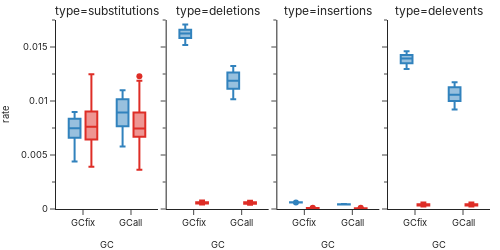

This figure's notebook cell:
### Code cell
fig = px.box(
    errordata,
    x="GC",
    y="rate",
    color="synthesis",
    facet_col="type",
    color_discrete_sequence=["#3182bd", "#de2d26"]
)


fig.update_layout(
    template='simple_white',
    height=250,
    width=500,
    showlegend=False,
    margin=dict(l=0, r=10, t=20, b=00),
    font_family="Inter",
    legend_font_size=28/3,
)
fig.update_xaxes(
    title_font_size=28/3, 
    tickfont_size=28/3
)
fig.update_yaxes(
    range=[0, 0.0175], 
    title_font_size=28/3, 
    tickfont_size=28/3, 
    minor_ticks="outside", 
    minor_dtick=0.0025
)

### Figure 1 — Plotly figure (JSON) as saved in the notebook; plotly's stock layout.template omitted (floating-point values rounded to 4 significant figures)
{"data": [{"alignmentgroup": "True", "hovertemplate": "synthesis=Genscript<br>type=substitutions<br>GC=%{x}<br>rate=%{y}<extra></extra>", "legendgroup": "Genscript", "marker": {"color": "#3182bd"}, "name": "Genscript", "notched": false, "offsetgroup": "Genscript", "orientation": "v", "showlegend": true, "type": "box", "x": ["GCfix", "GCfix", "GCfix", "GCfix", "GCfix", "GCfix", "GCfix", "GCfix", "GCfix", "GCfix", "GCfix", "GCfix", "GCfix", "GCfix", "GCfix", "GCfix", "GCfix", "GCfix", "GCall", "GCall", "GCall", "GCall", "GCall", "GCall", "GCall", "GCall", "GCall", "GCall", "GCall", "GCall", "GCall", "GCall", "GCall", "GCall", "GCall", "GCall"], "x0": " ", "xaxis": "x", "y": [0.007157, 0.00756, 0.007379, 0.007795, 0.007955, 0.008394, 0.008351, 0.008801, 0.008609, 0.008982, 0.0044, 0.005, 0.00534, 0.005938, 0.006607, 0.007238, 0.007342, 0.007963, 0.007827, 0.008463, 0.009194, 0.009831, 0.009567, 0.01027, 0.01016, 0.01088, 0.01042, 0.01099, 0.005786, 0.006756, 0.00632, 0.007277, 0.00766, 0.008683, 0.008517, 0.009482], "y0": " ", "yaxis": "y"}, {"alignmentgroup": "True", "hovertemplate": "synthesis=Genscript<br>type=deletions<br>GC=%{x}<br>rate=%{y}<extra></extra>", "legendgroup": "Genscript", "marker": {"color": "#3182bd"}, "name": "Genscript", "notched": false, "offsetgroup": "Genscript", "orientation": "v", "showlegend": false, "type": "box", "x": ["GCfix", "GCfix", "GCfix", "GCfix", "GCfix", "GCfix", "GCfix", "GCfix", "GCfix", "GCfix", "GCfix", "GCfix", "GCfix", "GCfix", "GCfix", "GCfix", "GCfix", "GCfix", "GCall", "GCall", "GCall", "GCall", "GCall", "GCall", "GCall", "GCall", "GCall", "GCall", "GCall", "GCall", "GCall", "GCall", "GCall", "GCall", "GCall", "GCall"], "x0": " ", "xaxis": "x2", "y": [0.01567, 0.01566, 0.0152, 0.01519, 0.01586, 0.01584, 0.01623, 0.01621, 0.01659, 0.01657, 0.01628, 0.01624, 0.01709, 0.01706, 0.01658, 0.01655, 0.01705, 0.01702, 0.01021, 0.01017, 0.01098, 0.01094, 0.01117, 0.01113, 0.01146, 0.01142, 0.01189, 0.01185, 0.01324, 0.01321, 0.013, 0.01298, 0.01265, 0.01263, 0.01256, 0.01253], "y0": " ", "yaxis": "y2"}, {"alignmentgroup": "True", "hovertemplate": "synthesis=Genscript<br>type=insertions<br>GC=%{x}<br>rate=%{y}<extra></extra>", "legendgroup": "Genscript", "marker": {"color": "#3182bd"}, "name": "Genscript", "notched": false, "offsetgroup": "Genscript", "orientation": "v", "showlegend": false, "type": "box", "x": ["GCfix", "GCfix", "GCfix", "GCfix", "GCfix", "GCfix", "GCfix", "GCfix", "GCfix", "GCfix", "GCfix", "GCfix", "GCfix", "GCfix", "GCfix", "GCfix", "GCfix", "GCfix", "GCall", "GCall", "GCall", "GCall", "GCall", "GCall", "GCall", "GCall", "GCall", "GCall", "GCall", "GCall", "GCall", "GCall", "GCall", "GCall", "GCall", "GCall"], "x0": " ", "xaxis": "x3", "y": [0.0005962, 0.0006028, 0.0006135, 0.0006206, 0.0006123, 0.000618, 0.0006118, 0.0006145, 0.0006112, 0.0006166, 0.0006087, 0.0006103, 0.0006142, 0.0006191, 0.0006224, 0.000627, 0.0006296, 0.0006328, 0.0004349, 0.0004511, 0.0004394, 0.0004569, 0.0004358, 0.0004544, 0.0004386, 0.0004575, 0.0004429, 0.000457, 0.0004251, 0.0004357, 0.0004216, 0.0004362, 0.0004263, 0.0004453, 0.0004134, 0.0004267], "y0": " ", "yaxis": "y3"}, {"alignmentgroup": "True", "hovertemplate": "synthesis=Genscript<br>type=delevents<br>GC=%{x}<br>rate=%{y}<extra></extra>", "legendgroup": "Genscript", "marker": {"color": "#3182bd"}, "name": "Genscript", "notched": false, "offsetgroup": "Genscript", "orientation": "v", "showlegend": false, "type": "box", "x": ["GCfix", "GCfix", "GCfix", "GCfix", "GCfix", "GCfix", "GCfix", "GCfix", "GCfix", "GCfix", "GCfix", "GCfix", "GCfix", "GCfix", "GCfix", "GCfix", "GCfix", "GCfix", "GCall", "GCall", "GCall", "GCall", "GCall", "GCall", "GCall", "GCall", "GCall", "GCall", "GCall", "GCall", "GCall", "GCall", "GCall", "GCall", "GCall", "GCall"], "x0": " ", "xaxis": "x4", "y": [0.01342, 0.01333, 0.01305, 0.01296, 0.01359, 0.01349, 0.01385, 0.01375, 0.01414, 0.01403, 0.01398, 0.0139, 0.01458, 0.01447, 0.01425, 0.01414, 0.01461, 0.01447, 0.009231, 0.009203, 0.009857, 0.009835, 0.01004, 0.01, 0.01026, 0.01023, 0.01061, 0.01057, 0.01175, 0.01171, 0.01153, 0.0115, 0.01125, 0.01124, 0.01127, 0.01121], "y0": " ", "yaxis": "y4"}, {"alignmentgroup": "True", "hovertemplate": "synthesis=Twist<br>type=substitutions<br>GC=%{x}<br>rate=%{y}<extra></extra>", "legendgroup": "Twist", "marker": {"color": "#de2d26"}, "name": "Twist", "notched": false, "offsetgroup": "Twist", "orientation": "v", "showlegend": true, "type": "box", "x": ["GCall", "GCall", "GCall", "GCall", "GCall", "GCall", "GCall", "GCall", "GCall", "GCall", "GCall", "GCall", "GCall", "GCall", "GCall", "GCall", "GCall", "GCall", "GCall", "GCall", "GCall", "GCall", "GCfix", "GCfix", "GCfix", "GCfix", "GCfix", "GCfix", "GCfix", "GCfix", "GCfix", "GCfix", "GCfix", "GCfix", "GCfix", "GCfix", "GCfix", "GCfix", "GCfix", "GCfix", "GCfix", "GCfix", "GCfix", "GCfix"], "x0": " ", "xaxis": "x", "y": [0.003636, 0.004063, 0.005689, 0.00615, 0.007006, 0.007446, 0.008933, 0.009368, 0.01051, 0.01095, 0.01187, 0.01229, 0.00605, 0.006694, 0.006736, 0.007424, 0.007174, 0.007852, 0.007456, 0.008118, 0.007664, 0.008317, 0.00392, 0.004303, 0.005643, 0.006077, 0.007206, 0.007621, 0.009022, 0.009483, 0.01056, 0.01095, 0.01207, 0.01249, 0.006006, 0.006447, 0.006673, 0.007166, 0.007159, 0.007631, 0.007692, 0.008167, 0.007715, 0.008152], "y0": " ", "yaxis": "y"}, {"alignmentgroup": "True", "hovertemplate": "synthesis=Twist<br>type=deletions<br>GC=%{x}<br>rate=%{y}<extra></extra>", "legendgroup": "Twist", "marker": {"color": "#de2d26"}, "name": "Twist", "notched": false, "offsetgroup": "Twist", "orientation": "v", "showlegend": false, "type": "box", "x": ["GCall", "GCall", "GCall", "GCall", "GCall", "GCall", "GCall", "GCall", "GCall", "GCall", "GCall", "GCall", "GCall", "GCall", "GCall", "GCall", "GCall", "GCall", "GCall", "GCall", "GCall", "GCall", "GCfix", "GCfix", "GCfix", "GCfix", "GCfix", "GCfix", "GCfix", "GCfix", "GCfix", "GCfix", "GCfix", "GCfix", "GCfix", "GCfix", "GCfix", "GCfix", "GCfix", "GCfix", "GCfix", "GCfix", "GCfix", "GCfix"], "x0": " ", "xaxis": "x2", "y": [0.0003914, 0.0004024, 0.0004775, 0.0004968, 0.0005261, 0.0005469, 0.0006237, 0.000654, 0.0006899, 0.0007271, 0.0007343, 0.0007708, 0.0004673, 0.00049, 0.0005161, 0.0005403, 0.0005329, 0.0005562, 0.0005414, 0.0005677, 0.0005615, 0.0005851, 0.0004076, 0.0004062, 0.0004714, 0.0004782, 0.0005435, 0.0005437, 0.0006241, 0.000633, 0.0007084, 0.0007194, 0.0007758, 0.0007892, 0.0004954, 0.0004983, 0.0005118, 0.0005194, 0.0005553, 0.0005599, 0.0006104, 0.0006063, 0.0006072, 0.0005956], "y0": " ", "yaxis": "y2"}, {"alignmentgroup": "True", "hovertemplate": "synthesis=Twist<br>type=insertions<br>GC=%{x}<br>rate=%{y}<extra></extra>", "legendgroup": "Twist", "marker": {"color": "#de2d26"}, "name": "Twist", "notched": false, "offsetgroup": "Twist", "orientation": "v", "showlegend": false, "type": "box", "x": ["GCall", "GCall", "GCall", "GCall", "GCall", "GCall", "GCall", "GCall", "GCall", "GCall", "GCall", "GCall", "GCall", "GCall", "GCall", "GCall", "GCall", "GCall", "GCall", "GCall", "GCall", "GCall", "GCfix", "GCfix", "GCfix", "GCfix", "GCfix", "GCfix", "GCfix", "GCfix", "GCfix", "GCfix", "GCfix", "GCfix", "GCfix", "GCfix", "GCfix", "GCfix", "GCfix", "GCfix", "GCfix", "GCfix", "GCfix", "GCfix"], "x0": " ", "xaxis": "x3", "y": [4.899e-05, 5.454e-05, 5.658e-05, 6.154e-05, 6.311e-05, 6.914e-05, 7.592e-05, 8.202e-05, 8.672e-05, 9.423e-05, 9.731e-05, 0.0001048, 5.813e-05, 6.634e-05, 6.164e-05, 7.038e-05, 6.394e-05, 7.284e-05, 6.641e-05, 7.5e-05, 6.858e-05, 7.584e-05, 6.079e-05, 6.414e-05, 6.789e-05, 7.159e-05, 7.72e-05, 8.005e-05, 8.816e-05, 9.342e-05, 0.0001006, 0.0001024, 0.0001116, 0.0001145, 6.658e-05, 7.223e-05, 7.25e-05, 7.745e-05, 7.521e-05, 7.969e-05, 8.038e-05, 8.413e-05, 8.346e-05, 8.427e-05], "y0": " ", "yaxis": "y3"}, {"alignmentgroup": "True", "hovertemplate": "synthesis=Twist<br>type=delevents<br>GC=%{x}<br>rate=%{y}<extra></extra>", "legendgroup": "Twist", "marker": {"color": "#de2d26"}, "name": "Twist", "notched": false, "offsetgroup": "Twist", "orientation": "v", "showlegend": false, "type": "box", "x": ["GCall", "GCall", "GCall", "GCall", "GCall", "GCall", "GCall", "GCall", "GCall", "GCall", "GCall", "GCall", "GCall", "GCall", "GCall", "GCall", "GCall", "GCall", "GCall", "GCall", "GCall", "GCall", "GCfix", "GCfix", "GCfix", "GCfix", "GCfix", "GCfix", "GCfix", "GCfix", "GCfix", "GCfix", "GCfix", "GCfix", "GCfix", "GCfix", "GCfix", "GCfix", "GCfix", "GCfix", "GCfix", "GCfix", "GCfix", "GCfix"], "x0": " ", "xaxis": "x4", "y": [0.000224, 0.0002333, 0.0003045, 0.0003192, 0.0003603, 0.0003798, 0.0004492, 0.0004741, 0.0005149, 0.000547, 0.000566, 0.0005996, 0.0003105, 0.0003297, 0.0003451, 0.0003656, 0.0003624, 0.0003835, 0.0003746, 0.0003977, 0.0003748, 0.0003949, 0.0002252, 0.0002345, 0.0002994, 0.0003146, 0.000363, 0.0003791, 0.0004441, 0.0004675, 0.0005182, 0.0005411, 0.000581, 0.0006097, 0.0003165, 0.0003302, 0.0003465, 0.0003626, 0.0003697, 0.0003832, 0.0003936, 0.0004063, 0.0003881, 0.0003966], "y0": " ", "yaxis": "y4"}], "layout": {"annotations": [{"font": {}, "showarrow": false, "text": "type=substitutions", "x": 0.1175, "xanchor": "center", "xref": "paper", "y": 1, "yanchor": "bottom", "yref": "paper"}, {"font": {}, "showarrow": false, "text": "type=deletions", "x": 0.3725, "xanchor": "center", "xref": "paper", "y": 1, "yanchor": "bottom", "yref": "paper"}, {"font": {}, "showarrow": false, "text": "type=insertions", "x": 0.6275, "xanchor": "center", "xref": "paper", "y": 1, "yanchor": "bottom", "yref": "paper"}, {"font": {}, "showarrow": false, "text": "type=delevents", "x": 0.8825, "xanchor": "center", "xref": "paper", "y": 1, "yanchor": "bottom", "yref": "paper"}], "boxmode": "group", "font": {"family": "Inter"}, "height": 250, "legend": {"font": {"size": 9.333}, "title": {"text": "synthesis"}, "tracegroupgap": 0}, "margin": {"b": 0, "l": 0, "r": 10, "t": 20}, "showlegend": false, "width": 500, "xaxis": {"anchor": "y", "domain": [0, 0.235], "tickfont": {"size": 9.333}, "title": {"font": {"size": 9.333}, "text": "GC"}}, "xaxis2": {"anchor": "y2", "domain": [0.255, 0.49], "matches": "x", "tickfont": {"size": 9.333}, "title": {"font": {"size": 9.333}, "text": "GC"}}, "xaxis3": {"anchor": "y3", "domain": [0.51, 0.745], "matches": "x", "tickfont": {"size": 9.333}, "title": {"font": {"size": 9.333}, "text": "GC"}}, "xaxis4": {"anchor": "y4", "domain": [0.765, 1.0], "matches": "x", "tickfont": {"size": 9.333}, "title": {"font": {"size": 9.333}, "text": "GC"}}, "yaxis": {"anchor": "x", "domain": [0, 1], "minor": {"dtick": 0.0025, "ticks": "outside"}, "range": [0, 0.0175], "tickfont": {"size": 9.333}, "title": {"font": {"size": 9.333}, "text": "rate"}}, "yaxis2": {"anchor": "x2", "domain": [0, 1], "matches": "y", "minor": {"dtick": 0.0025, "ticks": "outside"}, "range": [0, 0.0175], "showticklabels": false, "tickfont": {"size": 9.333}, "title": {"font": {"size": 9.333}}}, "yaxis3": {"anchor": "x3", "domain": [0, 1], "matches": "y", "minor": {"dtick": 0.0025, "ticks": "outside"}, "range": [0, 0.0175], "showticklabels": false, "tickfont": {"size": 9.333}, "title": {"font": {"size": 9.333}}}, "yaxis4": {"anchor": "x4", "domain": [0, 1], "matches": "y", "minor": {"dtick": 0.0025, "ticks": "outside"}, "range": [0, 0.0175], "showticklabels": false, "tickfont": {"size": 9.333}, "title": {"font": {"size": 9.333}}}}}
